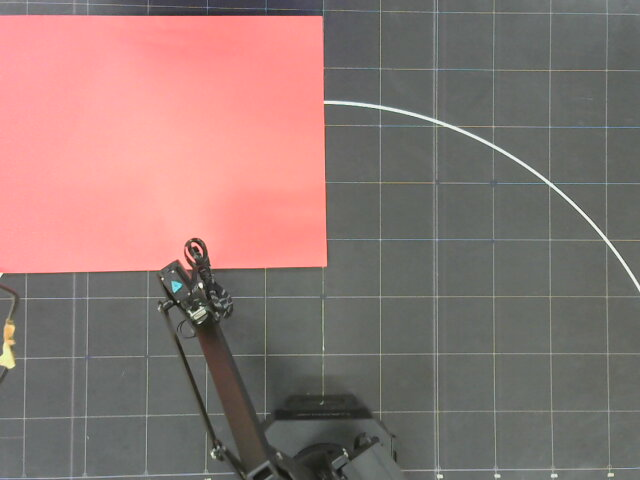
#> input picture Python/coin-sorter/backup/img/2018-04-16-195504.jpg, 640 x 480 px, given in place of 192.168.1.188:8080, which was not available
$ python blob.py   (older library calls are emulated)
#> lines starting #> are read from the running program, lines starting #| are printed output that depends on the picture; after the words box and inside, x2 and y2 are one past the last pixel; in counts of white or black regions, pixels touching at a corner belong together; pictures that were not available may be replaced by others from this repository, and a replacement may not be noted
#!/usr/bin/python

# Standard imports
import cv2
import numpy as np;
from scipy import ndimage
import imutils


# [112 lines left out: function ratio_find, not called in this run]


def detect(c):
	# initialize the shape name and approximate the contour
	shape = "unidentified"
	peri = cv2.arcLength(c, True)
	approx = cv2.approxPolyDP(c, 0.04 * peri, True)

	if len(approx) == 4:
		(x, y, w, h) = cv2.boundingRect(approx)
		ar = w / float(h)
		print("with,height")
		shape = "square" if ar >= 0.95 and ar <= 1.05 else "rectangle"

	return shape


def main():

	cap = cv2.VideoCapture("http://192.168.1.188:8080")

	while True:

		ret, image = cap.read()
#> image is the input picture: shape (480, 640, 3); mean B, G, R 115.8, 119.7, 142.3

		print(image.shape)
#| (480, 640, 3)

		img_width,img_height = int(image.shape[1]/2) , int(image.shape[0]/2)
#> img_width = 320; img_height = 240

		image = cv2.resize(image ,(img_width,img_height))
#> image: shape (240, 320, 3)
		rotated = image

		gray = cv2.cvtColor(image, cv2.COLOR_BGR2GRAY)
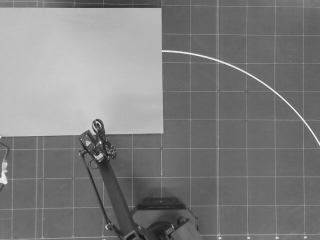
#> gray: shape (240, 320); min 23, max 239, mean 126.1
		blurred = cv2.GaussianBlur(gray, (1,1), 0)
		thresh = cv2.threshold(gray, 180, 255, cv2.THRESH_BINARY)[1]
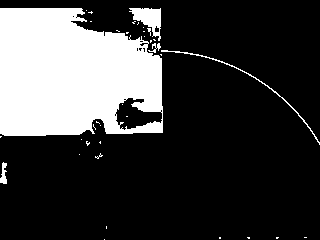
#> thresh: shape (240, 320); 23.6% white; 36 white regions (31 under 20 px)

		#cv2.imshow("thresh",thresh)

		cnts = cv2.findContours(thresh.copy(), cv2.RETR_EXTERNAL,cv2.CHAIN_APPROX_SIMPLE)
#> cnts = 34 contours, 29 with area under 20; largest, box (x1, y1, x2, y2) and area: (0, 8, 163, 136) 17594, (129, 8, 161, 41) 478, (161, 50, 320, 145) 112, (0, 162, 7, 184) 70, (148, 43, 161, 53) 24
		cnts = cnts[0] if imutils.is_cv2() else cnts[1]

		# loop over the contours
		for c in cnts:
			M = cv2.moments(c)
			if(M["m00"] != 0 ):

				cX = int((M["m10"] / M["m00"]) )
				cY = int((M["m01"] / M["m00"]) )
				area = cv2.contourArea(c)

				shape = detect(c)

				if( (area > 2000) and (shape == "square")):
					print("Center of square in px")
					print(cX,cY)


					rect = cv2.minAreaRect(c)
					print("angledifferents")
					print(rect [2])
					if(-(rect [2]) < 45):
						rotated = ndimage.rotate(image, rect [2])
					else:
						angle = -(-(rect [2]) - 90)
						rotated = ndimage.rotate(image, angle)


					ratio_find(rotated )

					c = c.astype("float")
					c = c.astype("int")

					cv2.drawContours(image, [c], -1, (0, 255, 0), 2)
					cv2.putText(image, shape, (cX, cY), cv2.FONT_HERSHEY_SIMPLEX,0.5, (255, 255, 255), 2)
					cv2.circle(image, (cX, cY), 1, (255, 0, 255), 1)

				# show the output image
			cv2.imshow("Image", image)
#> this loop made 34 passes
#> (cX, cY, area, shape, peri in detect, approx in detect, x in detect, y in detect) on passes 18, 34: (251, 85, 112, 'rectangle', 405.6, [[161, 50], [254, 77], [319, 144], [250, 74]], 161, 50), (73, 76, 17594.5, 'rectangle', 678.6, [[0, 8], [0, 133], [162, 132], [141, 36]], 0, 8)
#> (cX, cY, area, shape, peri in detect, approx in detect) on pass 33: (148, 18, 477.5, 'unidentified', 136.7, [[129, 8], [159, 40], [160, 8]])
#| with,height
#| with,height
#| with,height
#| with,height
#| with,height
#| with,height
#| with,height
#| with,height
#> (further printed lines are left out)
			#cv2.imshow("rotate", rotated)

		if cv2.waitKey(1) & 0xFF == ord('q'):
#> (key q is pressed here)
			break


	cap.release()
	cv2.destroyAllWindows()

main()

$ run again, on Python/coin-sorter/backup/img/2018-04-18-103534.jpg
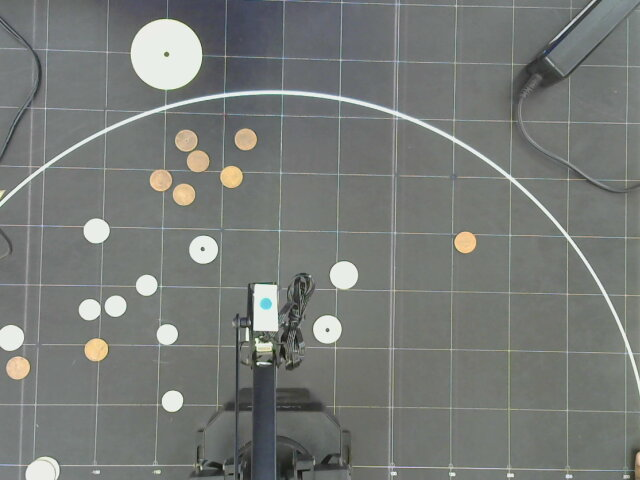
#> input picture Python/coin-sorter/backup/img/2018-04-18-103534.jpg, 640 x 480 px, given in place of 192.168.1.188:8080, which was not available
#> in main, image is the input picture: shape (480, 640, 3); mean B, G, R 119.8, 123.1, 119.8
#| (480, 640, 3)
#> in main, `image = cv2.resize(image ,(img_width,img_height))`:
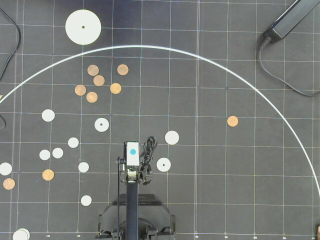
#> image: shape (240, 320, 3); mean B, G, R 119.9, 123.2, 120
#> in main, `thresh = cv2.threshold(gray, 180, 255, cv2.THRESH_BINARY)[1]`:
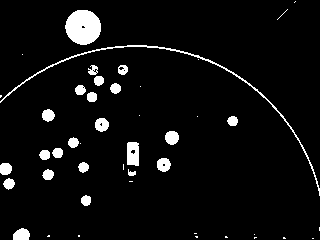
#> thresh: shape (240, 320); 5.4% white; 45 white regions (21 under 20 px)
#> cnts = 45 contours, 21 with area under 20; largest, box (x1, y1, x2, y2) and area: (65, 10, 101, 45) 934, (0, 45, 320, 196) 364, (127, 142, 139, 166) 242, (13, 228, 30, 240) 142, (165, 131, 179, 145) 136
#> the loop in main, `for c in cnts:` made 45 passes
#> (cX, cY, area, shape, peri in detect, approx in detect, x in detect, y in detect) on passes 24, 42: (132, 153, 242.5, 'rectangle', 67.07, [[128, 142], [127, 164], [138, 165], [138, 143]], 127, 142), (175, 82, 364.5, 'rectangle', 860.8, [[0, 101], [187, 53], [319, 195], [198, 55]], 0, 53)
#> (printed output is left out)

$ run again, on Python/coin-sorter/backup/img/2018-04-18-143736.jpg
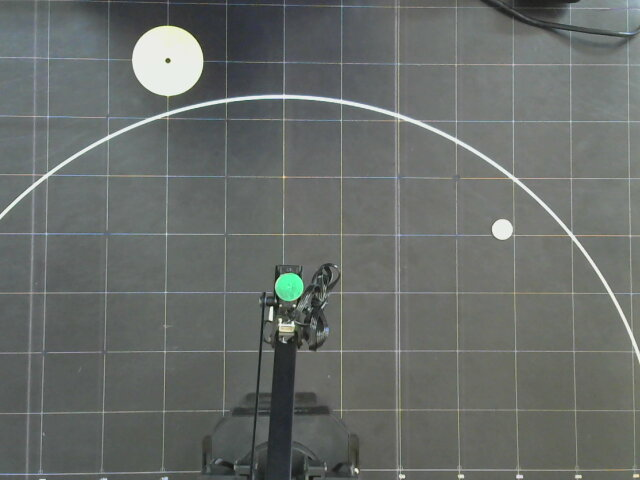
#> input picture Python/coin-sorter/backup/img/2018-04-18-143736.jpg, 640 x 480 px, given in place of 192.168.1.188:8080, which was not available
#> in main, image is the input picture: shape (480, 640, 3); mean B, G, R 106.5, 109.4, 105.1
#| (480, 640, 3)
#> image: shape (240, 320, 3)
#> in main, `gray = cv2.cvtColor(image, cv2.COLOR_BGR2GRAY)`:
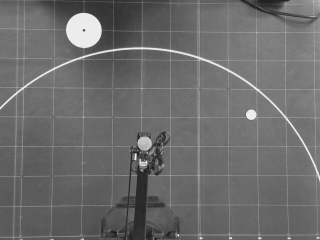
#> gray: shape (240, 320); min 24, max 242, mean 108
#> in main, `thresh = cv2.threshold(gray, 180, 255, cv2.THRESH_BINARY)[1]`:
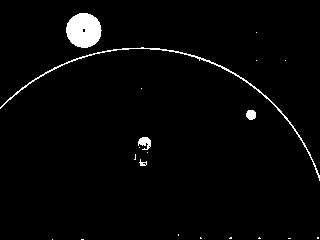
#> thresh: shape (240, 320); 2.5% white; 20 white regions (15 under 20 px)
#> cnts = 20 contours, 16 with area under 20; largest, box (x1, y1, x2, y2) and area: (66, 13, 102, 48) 923, (0, 47, 320, 181) 321, (138, 137, 151, 150) 82, (246, 110, 256, 120) 68
#> the loop in main, `for c in cnts:` made 20 passes
#> (cX, cY, area, shape, peri in detect, approx in detect, x in detect, y in detect) on pass 18: (176, 84, 321, 'rectangle', 837, [[0, 107], [179, 52], [319, 180], [178, 51]], 0, 51)
#> (printed output is left out)
